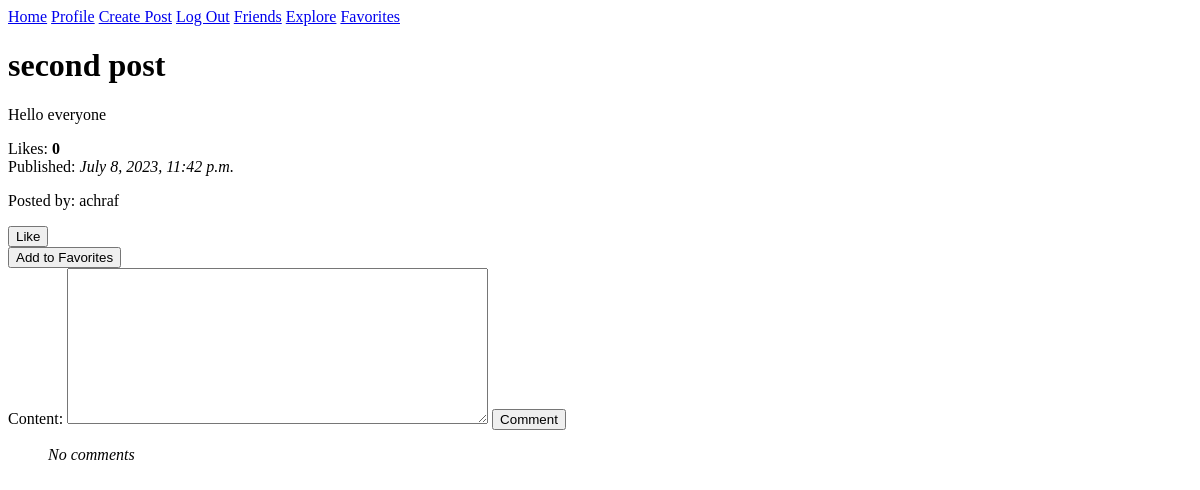
Before: /post/2 (signed in) with the older database file.
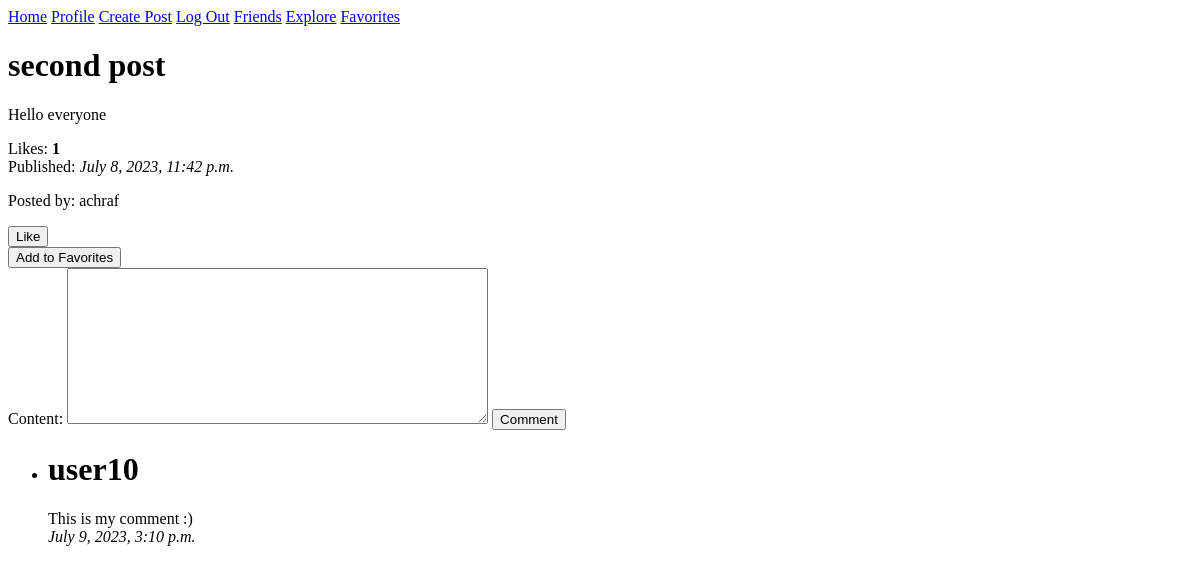
After: the same page with the newer database file.
### scholar/models.py (models this page shows, shortened)
class Comment(models.Model):
    post = models.ForeignKey(Post, related_name='post_comments', on_delete=models.CASCADE)
    user = models.ForeignKey(User, related_name='user_comments', on_delete=models.CASCADE)
    content = models.CharField(max_length=200, blank=False)
    date = models.DateTimeField(auto_now_add=True)

class User(AbstractUser):
    pass

### scholar/views.py (the view)
# urls.py: path('post/<int:id>', views.post_page, name='post'),
@login_required(login_url='login')
def post_page(request, id):
    post = Post.objects.filter(id=id).first()
    likes = post.likes.all().count()
    comments = Comment.objects.filter(post=post).all()
    return render(request, 'scholar/view_post.html', {
        "post": post,
        "num_likes":  likes,
        'comment_form': CommentForm(),
        "comments": comments,
    })

### scholar/views.py
class CommentForm(forms.Form):
    content = forms.CharField(max_length=200, required=True, widget=forms.Textarea(attrs={'rows':10, 'cols': 50}))

### scholar/templates/scholar/view_post.html (shortened to what this page needs)
{% extends 'scholar/layout.html' %}
{% block body %}
    <h1>{{ post.title }}</h1>
    <p>{{ post.content }}</p>
    <div>
        Likes: <b>{{num_likes}}</b>
    </div>
    <div>
        Published: <i>{{post.date}}</i>
    </div>
    <p>Posted by: {{post.user.username}}</p>
    <form action="{% url 'like_post' post.id %}" method="post">
        <button>Like</button>
    </form>
    <form action="{% url 'add_favorite_posts' post.id %}" method="post">
        <button>Add to Favorites</button>
    </form>
    <form action="{% url 'add_comment' post.id %}" method="post">
        {{ comment_form }}
        <button type="submit">Comment</button>
    </form>
    <ul>
        {% for comment in comments %}
        <li>
            <h1>{{comment.user.username}}</h1>
            <div>{{comment.content}}</div>
            <div><i>{{comment.date}}</i></div>
        </li>
        {% empty %}
        <i>No comments</i>
        {% endfor %}
    </ul>
{% endblock %}

Changed rows visible on the page:
added Comment: user.username "user10", content "This is my comment :)", date "July 9, 2023, 3:10 p.m."
Other visible differences:
{{ num_likes }}: "0" → "1"
text no longer shown: "No comments"
